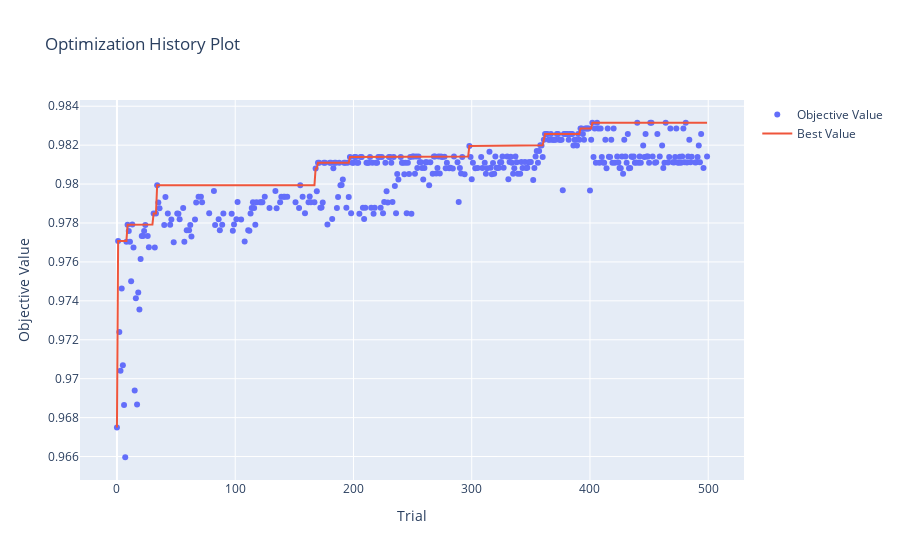

Source (notebook cell):
### Code cell
p_history_feat_eng = optuna.visualization.plot_optimization_history(study_feat_eng)
p_history_feat_eng.show()

### Figure 1 — Plotly figure (JSON) as saved in the notebook; plotly's stock layout.template omitted (floating-point values rounded to 4 significant figures; data arrays with more than 128 entries replaced by an {"elided": "..."} marker saying what was removed)
{"data": [{"mode": "markers", "name": "Objective Value", "type": "scatter", "x": {"elided": "391 int values"}, "y": {"elided": "391 float values"}}, {"mode": "lines", "name": "Best Value", "type": "scatter", "x": {"elided": "500 int values"}, "y": {"elided": "500 float values"}}, {"marker": {"color": "#cccccc"}, "mode": "markers", "name": "Infeasible Trial", "showlegend": false, "type": "scatter", "x": [], "y": []}], "layout": {"title": {"text": "Optimization History Plot"}, "xaxis": {"title": {"text": "Trial"}}, "yaxis": {"title": {"text": "Objective Value"}}}}
